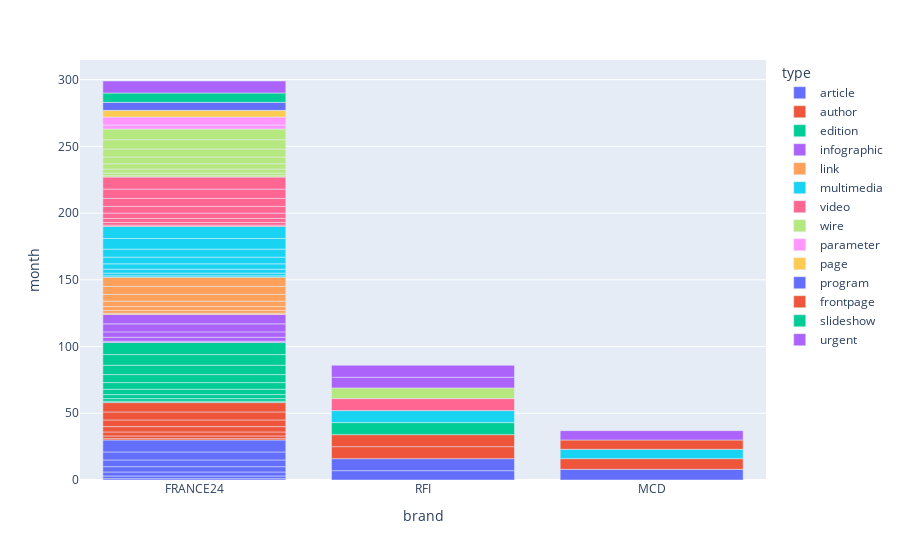

Notebook code cell kept with this figure:
### Code cell
# [index],brand,lang,type,count,year,month

# plotting the scatter chart
# fig = px.line(data, y='count', color='lang')
# fig = px.line(data, y='tip', color='sex')
# fig = px.line(data, y='type', color='lang')

# plotting the scatter chart
# fig = px.bar(data, x='day', y='tip', color='sex')
# fig = px.bar(data, x='brand', y='month', color='type')

# plotting the scatter chart
# fig = px.histogram(data, x='total_bill', color='sex')
fig = px.histogram(data, x='brand', color='type')

# showing the plot
fig.show()

### Figure 1 — Plotly figure (JSON) as saved in the notebook; plotly's stock layout.template omitted (floating-point values rounded to 4 significant figures)
{"data": [{"alignmentgroup": "True", "hovertemplate": "type=article<br>brand=%{x}<br>month=%{y}<extra></extra>", "legendgroup": "article", "marker": {"color": "#636efa", "pattern": {"shape": ""}}, "name": "article", "offsetgroup": "article", "orientation": "v", "showlegend": true, "textposition": "auto", "type": "bar", "x": ["FRANCE24", "FRANCE24", "FRANCE24", "FRANCE24", "FRANCE24", "FRANCE24", "RFI", "MCD", "FRANCE24", "RFI"], "xaxis": "x", "y": [1, 2, 3, 4, 5, 6, 7, 8, 9, 9], "yaxis": "y"}, {"alignmentgroup": "True", "hovertemplate": "type=author<br>brand=%{x}<br>month=%{y}<extra></extra>", "legendgroup": "author", "marker": {"color": "#EF553B", "pattern": {"shape": ""}}, "name": "author", "offsetgroup": "author", "orientation": "v", "showlegend": true, "textposition": "auto", "type": "bar", "x": ["FRANCE24", "FRANCE24", "FRANCE24", "FRANCE24", "FRANCE24", "FRANCE24", "FRANCE24", "MCD", "RFI", "RFI"], "xaxis": "x", "y": [1, 2, 3, 4, 5, 6, 7, 8, 9, 9], "yaxis": "y"}, {"alignmentgroup": "True", "hovertemplate": "type=edition<br>brand=%{x}<br>month=%{y}<extra></extra>", "legendgroup": "edition", "marker": {"color": "#00cc96", "pattern": {"shape": ""}}, "name": "edition", "offsetgroup": "edition", "orientation": "v", "showlegend": true, "textposition": "auto", "type": "bar", "x": ["FRANCE24", "FRANCE24", "FRANCE24", "FRANCE24", "FRANCE24", "FRANCE24", "FRANCE24", "FRANCE24", "FRANCE24", "RFI"], "xaxis": "x", "y": [1, 2, 3, 4, 5, 6, 7, 8, 9, 9], "yaxis": "y"}, {"alignmentgroup": "True", "hovertemplate": "type=infographic<br>brand=%{x}<br>month=%{y}<extra></extra>", "legendgroup": "infographic", "marker": {"color": "#ab63fa", "pattern": {"shape": ""}}, "name": "infographic", "offsetgroup": "infographic", "orientation": "v", "showlegend": true, "textposition": "auto", "type": "bar", "x": ["FRANCE24", "FRANCE24", "FRANCE24", "FRANCE24", "FRANCE24"], "xaxis": "x", "y": [1, 3, 4, 6, 7], "yaxis": "y"}, {"alignmentgroup": "True", "hovertemplate": "type=link<br>brand=%{x}<br>month=%{y}<extra></extra>", "legendgroup": "link", "marker": {"color": "#FFA15A", "pattern": {"shape": ""}}, "name": "link", "offsetgroup": "link", "orientation": "v", "showlegend": true, "textposition": "auto", "type": "bar", "x": ["FRANCE24", "FRANCE24", "FRANCE24", "FRANCE24", "FRANCE24", "FRANCE24", "FRANCE24"], "xaxis": "x", "y": [1, 2, 3, 4, 5, 6, 7], "yaxis": "y"}, {"alignmentgroup": "True", "hovertemplate": "type=multimedia<br>brand=%{x}<br>month=%{y}<extra></extra>", "legendgroup": "multimedia", "marker": {"color": "#19d3f3", "pattern": {"shape": ""}}, "name": "multimedia", "offsetgroup": "multimedia", "orientation": "v", "showlegend": true, "textposition": "auto", "type": "bar", "x": ["FRANCE24", "FRANCE24", "FRANCE24", "FRANCE24", "FRANCE24", "FRANCE24", "MCD", "FRANCE24", "FRANCE24", "RFI"], "xaxis": "x", "y": [1, 2, 3, 4, 5, 6, 7, 8, 9, 9], "yaxis": "y"}, {"alignmentgroup": "True", "hovertemplate": "type=video<br>brand=%{x}<br>month=%{y}<extra></extra>", "legendgroup": "video", "marker": {"color": "#FF6692", "pattern": {"shape": ""}}, "name": "video", "offsetgroup": "video", "orientation": "v", "showlegend": true, "textposition": "auto", "type": "bar", "x": ["FRANCE24", "FRANCE24", "FRANCE24", "FRANCE24", "FRANCE24", "FRANCE24", "FRANCE24", "FRANCE24", "RFI"], "xaxis": "x", "y": [1, 2, 3, 4, 5, 6, 7, 9, 9], "yaxis": "y"}, {"alignmentgroup": "True", "hovertemplate": "type=wire<br>brand=%{x}<br>month=%{y}<extra></extra>", "legendgroup": "wire", "marker": {"color": "#B6E880", "pattern": {"shape": ""}}, "name": "wire", "offsetgroup": "wire", "orientation": "v", "showlegend": true, "textposition": "auto", "type": "bar", "x": ["FRANCE24", "FRANCE24", "FRANCE24", "FRANCE24", "FRANCE24", "FRANCE24", "FRANCE24", "FRANCE24", "RFI"], "xaxis": "x", "y": [1, 2, 3, 4, 5, 6, 7, 8, 8], "yaxis": "y"}, {"alignmentgroup": "True", "hovertemplate": "type=parameter<br>brand=%{x}<br>month=%{y}<extra></extra>", "legendgroup": "parameter", "marker": {"color": "#FF97FF", "pattern": {"shape": ""}}, "name": "parameter", "offsetgroup": "parameter", "orientation": "v", "showlegend": true, "textposition": "auto", "type": "bar", "x": ["FRANCE24", "FRANCE24"], "xaxis": "x", "y": [3, 6], "yaxis": "y"}, {"alignmentgroup": "True", "hovertemplate": "type=page<br>brand=%{x}<br>month=%{y}<extra></extra>", "legendgroup": "page", "marker": {"color": "#FECB52", "pattern": {"shape": ""}}, "name": "page", "offsetgroup": "page", "orientation": "v", "showlegend": true, "textposition": "auto", "type": "bar", "x": ["FRANCE24"], "xaxis": "x", "y": [5], "yaxis": "y"}, {"alignmentgroup": "True", "hovertemplate": "type=program<br>brand=%{x}<br>month=%{y}<extra></extra>", "legendgroup": "program", "marker": {"color": "#636efa", "pattern": {"shape": ""}}, "name": "program", "offsetgroup": "program", "orientation": "v", "showlegend": true, "textposition": "auto", "type": "bar", "x": ["FRANCE24"], "xaxis": "x", "y": [6], "yaxis": "y"}, {"alignmentgroup": "True", "hovertemplate": "type=frontpage<br>brand=%{x}<br>month=%{y}<extra></extra>", "legendgroup": "frontpage", "marker": {"color": "#EF553B", "pattern": {"shape": ""}}, "name": "frontpage", "offsetgroup": "frontpage", "orientation": "v", "showlegend": true, "textposition": "auto", "type": "bar", "x": ["MCD"], "xaxis": "x", "y": [7], "yaxis": "y"}, {"alignmentgroup": "True", "hovertemplate": "type=slideshow<br>brand=%{x}<br>month=%{y}<extra></extra>", "legendgroup": "slideshow", "marker": {"color": "#00cc96", "pattern": {"shape": ""}}, "name": "slideshow", "offsetgroup": "slideshow", "orientation": "v", "showlegend": true, "textposition": "auto", "type": "bar", "x": ["FRANCE24"], "xaxis": "x", "y": [7], "yaxis": "y"}, {"alignmentgroup": "True", "hovertemplate": "type=urgent<br>brand=%{x}<br>month=%{y}<extra></extra>", "legendgroup": "urgent", "marker": {"color": "#ab63fa", "pattern": {"shape": ""}}, "name": "urgent", "offsetgroup": "urgent", "orientation": "v", "showlegend": true, "textposition": "auto", "type": "bar", "x": ["MCD", "RFI", "FRANCE24", "RFI"], "xaxis": "x", "y": [7, 8, 9, 9], "yaxis": "y"}], "layout": {"barmode": "relative", "legend": {"title": {"text": "type"}, "tracegroupgap": 0}, "margin": {"t": 60}, "xaxis": {"anchor": "y", "domain": [0, 1], "title": {"text": "brand"}}, "yaxis": {"anchor": "x", "domain": [0, 1], "title": {"text": "month"}}}}
